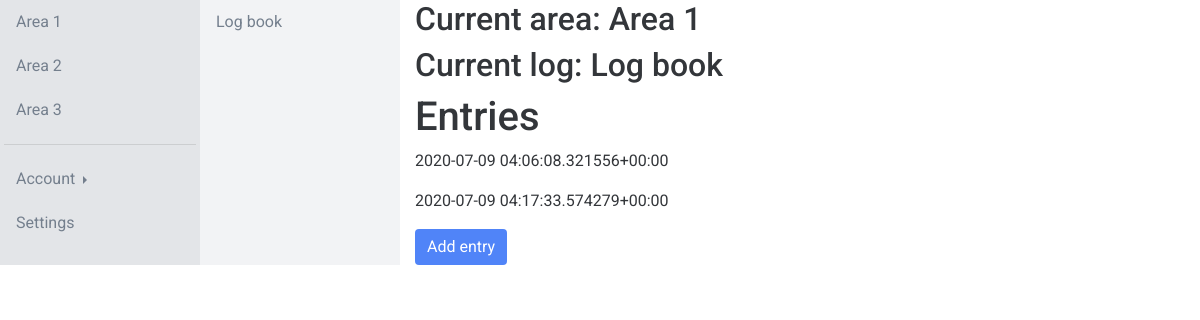
The app's page /app/area-1/log-1 (signed in), older data.
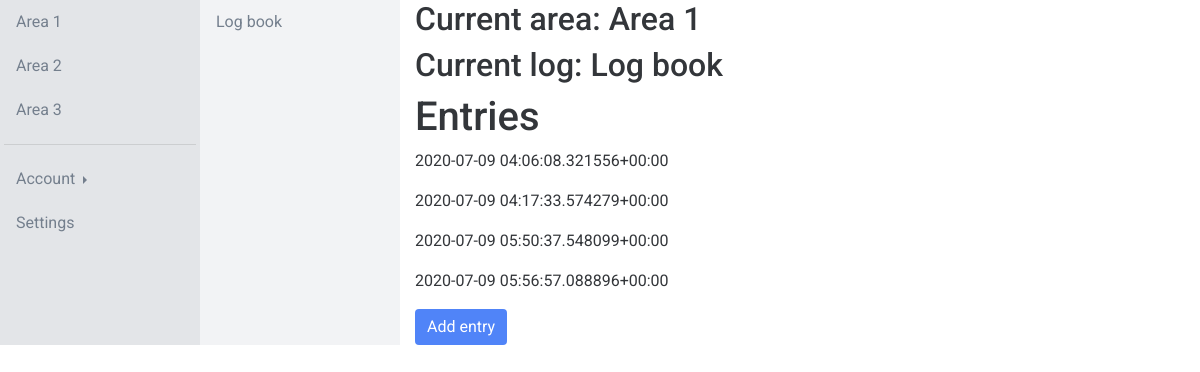
The same page, newer data.
### app/models.py (models this page shows)
class Area(models.Model):
    name = models.CharField(max_length=50)
    def __str__(self):
        return self.name

class Log(models.Model):
    area = models.ForeignKey(Area, on_delete=models.CASCADE)
    name = models.CharField(max_length=50)
    fields = models.ManyToManyField(Field)
    def __str__(self):
        return self.name

class Entry(models.Model):
    log = models.ForeignKey(Log, on_delete=models.CASCADE)
    user = models.ForeignKey(settings.AUTH_USER_MODEL, on_delete=models.CASCADE)
    category = models.ForeignKey(Category, on_delete=models.CASCADE, blank=True, null=True)
    created_at = models.DateTimeField(auto_now_add=True)
    CF1 = models.CharField(max_length=50, blank=True, null=True)
    CF2 = models.CharField(max_length=50, blank=True, null=True)
    TF1 = models.TextField(blank=True, null=True)
    TF2 = models.TextField(blank=True, null=True)
    IF1 = models.IntegerField(blank=True, null=True)
    IF2 = models.IntegerField(blank=True, null=True)
    FF1 = models.FloatField(blank=True, null=True)
    FF2 = models.FloatField(blank=True, null=True)
    def __str__(self):
        return str(self.created_at)
    class Meta:
        verbose_name_plural = "entries"

### app/views.py (the view, shortened to what this page needs)
# urls.py: path('area-<int:area_pk>/log-<int:log_pk>', views.Log.as_view(), name='log'),
class Log(LoginRequiredMixin, AreasMixin, LogsMixin, CreateView):
    login_url = "login"
    model = models.Entry
    template_name = "app/log.html"
    form_class = forms.CreateEntryForm
    def get_context_data(self, **kwargs):
        context = super().get_context_data(**kwargs)
        area_pk = self.kwargs['area_pk']
        area = models.Area.objects.get(pk=area_pk)
        context['area'] = area
        log_pk = self.kwargs['log_pk']
        log = models.Log.objects.get(pk=log_pk)
        context['log'] = log
        context['entries'] = models.Entry.objects.filter(log=log)
        return context
    def get_form_kwargs(self):
        kwargs = super().get_form_kwargs()
        kwargs.update({
            'user': self.request.user,
            'log_pk': self.kwargs['log_pk'],
        })
        return kwargs

### app/models.py (called while the page is built)
    def __str__(self):
        return self.name

### app/views.py (called while the page is built)
    def get_context_data(self, **kwargs):
        context = super(AreasMixin, self).get_context_data(**kwargs)
        areas = models.Area.objects.all()
        context['areas'] = areas
        return context

    def get_context_data(self, **kwargs):
        context = super(LogsMixin, self).get_context_data(**kwargs)
        area_pk = self.kwargs['area_pk']
        logs = models.Log.objects.filter(area=area_pk)
        context['logs'] = logs
        return context

### app/templates/app/log.html (shortened to what this page needs)
{% extends 'app/base.html' %}
{% load static %}
{% block content %}
<div class="container-fluid">
  <div class="row">
    <div class="col-2 col-area p-1">
      {% for area in areas %}
        <a href="{% url 'app:area' area.pk %}" class="btn btn-link btn-block sidebarnav" role="button">{{ area }}</a>
      {% endfor %}
      <hr>
      <div class="btn-group dropright btn-block">
        <button type="button" class="btn btn-link dropdown-toggle sidebarnav" data-toggle="dropdown" aria-haspopup="true" aria-expanded="false">
          Account
        </button>
      </div>
      <a href="{% url 'admin:index' %}" class="btn btn-link btn-block sidebarnav" role="button">Settings</a>
    </div>
    <div class="col-2 col-log p-1">
      {% for log in logs %}
        <a href="{% url 'app:log' log.area.pk log.pk %}" class="btn btn-link btn-block sidebarnav" role="button">{{ log }}</a>
      {% endfor %}
    </div>
    <div class="col-6 col-entry">
      <h2>Current area: {{ area.name }}</h2>
      <h2>Current log: {{ log.name }}</h2>
      <h1>Entries</h1>
      {% for entry in entries %}
        <p>{{ entry }}</p>
      {% endfor %}
      <button type="button" class="btn btn-primary" data-toggle="modal" data-target="#exampleModal">
        Add entry
      </button>
      </div>
    </div>
  </div>
{% endblock %}

### app/templates/app/base.html (shortened to what this page needs)
{% load static %}
<!DOCTYPE html>
<html lang="en" dir="ltr">
  <head>
    <link rel="stylesheet" href="https://stackpath.bootstrapcdn.com/bootstrap/4.5.0/css/bootstrap.min.css">
    <link rel="stylesheet" type="text/css" href="{% static 'app/style.css' %}">
  </head>
  <body>
    {% block content %}
    {% endblock %}
  </body>
</html>

### app/static/app/style.css (style rules this page uses)
:root { --blue-dark: #5084F8; --blue-light: #6190F8; --green: #43B581; --black: #33363A; --grey4: #4F5660; --grey3: #747F8D; --grey2: #E3E5E8; --grey1: #F2F3F5; }
body { font-family: 'Roboto', sans-serif; color: var(--black); }
.col-area { background: var(--grey2); color: var(--grey3); }
.col-area a, .col-area button { color: var(--grey3); text-align: left; }
.col-log { background: var(--grey1); color: var(--grey3); }
.col-log a, .col-area button { color: var(--grey3); text-align: left; }
.col-entry { background: white; }
a, .btn-link { color: var(--blue-dark); }
.btn { border: none; }
.btn-primary { background: var(--blue-dark); }

Row changes from the older to the newer data that the page shows:
added Entry: created_at "2020-07-09 05:50:37.548099+00:00"
added Entry: created_at "2020-07-09 05:56:57.088896+00:00"
